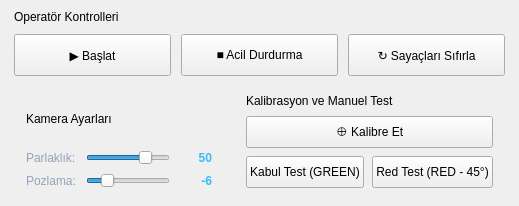
       <widget class="QFrame" name="panelOperatorControls">
        <layout class="QVBoxLayout" name="operatorLayout" stretch="0,0,1">
         <property name="spacing">
          <number>10</number>
         </property>
         <property name="leftMargin">
          <number>14</number>
         </property>
         <property name="topMargin">
          <number>10</number>
         </property>
         <property name="rightMargin">
          <number>14</number>
         </property>
         <property name="bottomMargin">
          <number>10</number>
         </property>
         <item>
          <widget class="QLabel" name="lblTitleOperator">
           <property name="text">
            <string>Operatör Kontrolleri</string>
           </property>
          </widget>
         </item>
         <!-- Üst Sıra: 3 Büyük Buton -->
         <item>
          <layout class="QHBoxLayout" name="operatorMainButtonsLayout">
           <property name="spacing">
            <number>10</number>
           </property>
           <item>
            <widget class="QPushButton" name="btnStart">
             <property name="minimumSize">
              <size>
               <width>0</width>
               <height>42</height>
              </size>
             </property>
             <property name="text">
              <string>▶ Başlat</string>
             </property>
            </widget>
           </item>
           <item>
            <widget class="QPushButton" name="btnEmergencyStop">
             <property name="minimumSize">
              <size>
               <width>0</width>
               <height>42</height>
              </size>
             </property>
             <property name="text">
              <string>■ Acil Durdurma</string>
             </property>
            </widget>
           </item>
           <item>
            <widget class="QPushButton" name="btnResetCounters">
             <property name="minimumSize">
              <size>
               <width>0</width>
               <height>42</height>
              </size>
             </property>
             <property name="text">
              <string>↻ Sayaçları Sıfırla</string>
             </property>
            </widget>
           </item>
          </layout>
         </item>
         <!-- Alt Sıra: Kamera Ayarları ve Kalibrasyon/Manuel Test -->
         <item>
          <layout class="QHBoxLayout" name="operatorSubGroupsLayout" stretch="1,1">
           <property name="spacing">
            <number>10</number>
           </property>
           <!-- Sol Alt Alt-Grup: Kamera Ayarları -->
           <item>
            <widget class="QFrame" name="subGroupCamera">
             <layout class="QVBoxLayout" name="cameraSettingsLayout">
              <property name="spacing">
               <number>6</number>
              </property>
              <property name="leftMargin">
               <number>12</number>
              </property>
              <property name="topMargin">
               <number>8</number>
              </property>
              <property name="rightMargin">
               <number>12</number>
              </property>
              <property name="bottomMargin">
               <number>8</number>
              </property>
              <item>
               <widget class="QLabel" name="lblSubTitleCamera">
                <property name="text">
                 <string>Kamera Ayarları</string>
                </property>
               </widget>
              </item>
              <item>
               <layout class="QGridLayout" name="cameraSlidersGridLayout">
                <property name="horizontalSpacing">
                 <number>10</number>
                </property>
                <property name="verticalSpacing">
                 <number>8</number>
                </property>
                <item row="0" column="0">
                 <widget class="QLabel" name="lblBrightnessTitle">
                  <property name="styleSheet">
                   <string notr="true">color: #94a3b8; font-size: 12px;</string>
                  </property>
                  <property name="text">
                   <string>Parlaklık:</string>
                  </property>
                 </widget>
                </item>
                <item row="0" column="1">
                 <widget class="QSlider" name="sliderBrightness">
                  <property name="minimum">
                   <number>-100</number>
                  </property>
                  <property name="maximum">
                   <number>100</number>
                  </property>
                  <property name="value">
                   <number>50</number>
                  </property>
                  <property name="orientation">
                   <enum>Qt::Orientation::Horizontal</enum>
                  </property>
                 </widget>
                </item>
                <item row="0" column="2">
                 <widget class="QLabel" name="lblBrightnessValue">
                  <property name="minimumSize">
                   <size>
                    <width>32</width>
                    <height>0</height>
                   </size>
                  </property>
                  <property name="styleSheet">
                   <string notr="true">color: #38bdf8; font-size: 12px; font-weight: bold;</string>
                  </property>
                  <property name="text">
                   <string>50</string>
                  </property>
                  <property name="alignment">
                   <set>Qt::AlignmentFlag::AlignRight|Qt::AlignmentFlag::AlignTrailing|Qt::AlignmentFlag::AlignVCenter</set>
                  </property>
                 </widget>
                </item>
                <item row="1" column="0">
                 <widget class="QLabel" name="lblExposureTitle">
                  <property name="styleSheet">
                   <string notr="true">color: #94a3b8; font-size: 12px;</string>
                  </property>
                  <property name="text">
                   <string>Pozlama:</string>
                  </property>
                 </widget>
                </item>
                <item row="1" column="1">
                 <widget class="QSlider" name="sliderExposure">
                  <property name="minimum">
                   <number>-10</number>
                  </property>
                  <property name="maximum">
                   <number>10</number>
                  </property>
                  <property name="value">
                   <number>-6</number>
                  </property>
                  <property name="orientation">
                   <enum>Qt::Orientation::Horizontal</enum>
                  </property>
                 </widget>
                </item>
                <item row="1" column="2">
                 <widget class="QLabel" name="lblExposureValue">
                  <property name="minimumSize">
                   <size>
                    <width>32</width>
                    <height>0</height>
                   </size>
                  </property>
                  <property name="styleSheet">
                   <string notr="true">color: #38bdf8; font-size: 12px; font-weight: bold;</string>
                  </property>
                  <property name="text">
                   <string>-6</string>
                  </property>
                  <property name="alignment">
                   <set>Qt::AlignmentFlag::AlignRight|Qt::AlignmentFlag::AlignTrailing|Qt::AlignmentFlag::AlignVCenter</set>
                  </property>
                 </widget>
                </item>
               </layout>
              </item>
             </layout>
            </widget>
           </item>
           <!-- Sağ Alt Alt-Grup: Kalibrasyon ve Manuel Test -->
           <item>
            <widget class="QFrame" name="subGroupCalibration">
             <layout class="QVBoxLayout" name="calibrationLayout">
              <property name="spacing">
               <number>8</number>
              </property>
              <property name="leftMargin">
               <number>12</number>
              </property>
              <property name="topMargin">
               <number>8</number>
              </property>
              <property name="rightMargin">
               <number>12</number>
              </property>
              <property name="bottomMargin">
               <number>8</number>
              </property>
              <item>
               <widget class="QLabel" name="lblSubTitleCalibration">
                <property name="text">
                 <string>Kalibrasyon ve Manuel Test</string>
                </property>
               </widget>
              </item>
              <item>
               <widget class="QPushButton" name="btnCalibrate">
                <property name="minimumSize">
                 <size>
                  <width>0</width>
                  <height>32</height>
                 </size>
                </property>
                <property name="text">
                 <string>⊕ Kalibre Et</string>
                </property>
               </widget>
              </item>
              <item>
               <layout class="QHBoxLayout" name="manualTestButtonsLayout">
                <property name="spacing">
                 <number>8</number>
                </property>
                <item>
                 <widget class="QPushButton" name="btnTestAccept">
                  <property name="minimumSize">
                   <size>
                    <width>0</width>
                    <height>32</height>
                   </size>
                  </property>
                  <property name="text">
                   <string>Kabul Test (GREEN)</string>
                  </property>
                 </widget>
                </item>
                <item>
                 <widget class="QPushButton" name="btnTestReject">
                  <property name="minimumSize">
                   <size>
                    <width>0</width>
                    <height>32</height>
                   </size>
                  </property>
                  <property name="text">
                   <string>Red Test (RED - 45°)</string>
                  </property>
                 </widget>
                </item>
               </layout>
              </item>
             </layout>
            </widget>
           </item>
          </layout>
         </item>
        </layout>
       </widget>
